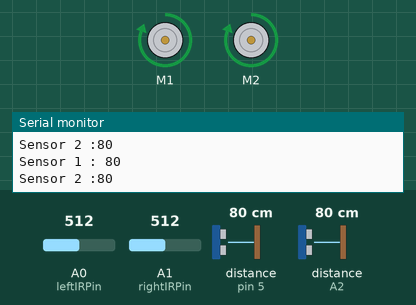
This sketch was run on a simulated Arduino Uno, built with avr-gcc and run on an emulated ATmega328P. On the bench: 2 × DC motor (green arrow = forward, orange = backward, longer = faster), the last lines printed to the serial monitor. Wiring (inferred from the names in the program): 2 × ultrasonic range finder: trigger pin 7, echo pin 5 / trigger A3, echo A2. The inputs (shaded band) are chosen by the test bench; at power-on: distance to the obstacle (sensors on pin 5, A2) 80 cm, A0 (leftIRPin) = 512, A1 (rightIRPin) = 512. The echo pulse lasts 58.3 µs per cm.

Above: at 6.2 s.
6.3 s: distance to the obstacle (sensor on pin 5) set to 56 cm
8.2 s: distance to the obstacle (sensor on pin 5) set to 50 cm
At 9.5 s:
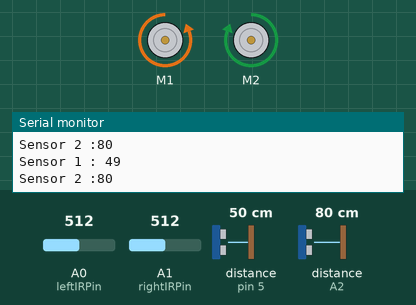
11.2 s: distance to the obstacle (sensor on pin 5) set to 2 cm
13.1 s: distance to the obstacle (sensor on pin 5) set to 60 cm
At 13.8 s:
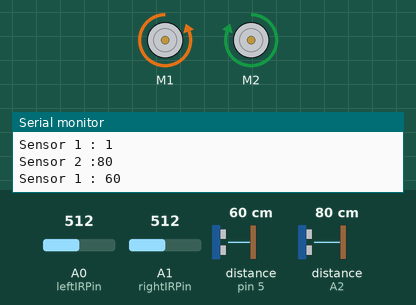
15.5 s: distance to the obstacle (sensor on A2) set to 55 cm
17.3 s: distance to the obstacle (sensor on A2) set to 48 cm
At 17.94 s:
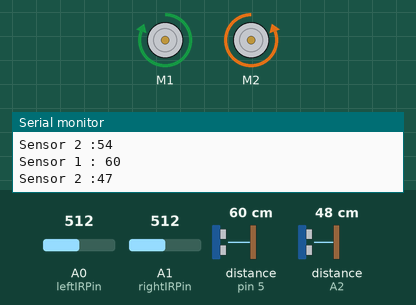
Timing chart, 0 to 21.3 s (numbered marks = the images above; inputs shaded):
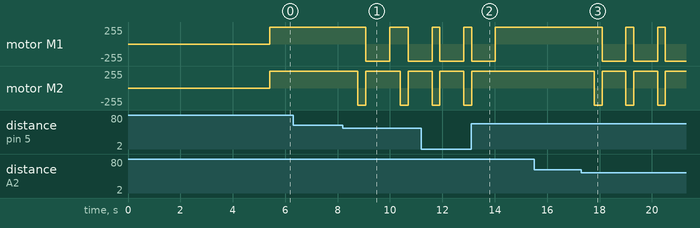

The sketch:

SumoRobot.ino
```cpp
#include <AFMotor.h>  // Include the AFMotor library

// Define motor objects for two DC motors
AF_DCMotor motor1(1);
AF_DCMotor motor2(2);

// Define pins for ultrasonic sensors
int trigPin1 = 7;
int echoPin1 = 5;
int trigPin2 = A3;
int echoPin2 = A2;

// Define pins for IR sensors
int leftIRPin = A0;
int rightIRPin = A1;
int davomiylik1, davomiylik2, sm1, sm2;
int leftIRValue, rightIRValue;

void plusUltra() {

  // Measure distance with first ultrasonic sensor
  digitalWrite(trigPin1, LOW);
  delayMicroseconds(5);
  digitalWrite(trigPin1, HIGH);
  delayMicroseconds(15);
  digitalWrite(trigPin1, LOW);
  davomiylik1 = pulseIn(echoPin1, HIGH);
  sm1 = davomiylik1 / 58;
  Serial.print("Sensor 1 : ");
  Serial.println(sm1);
  delay(200);

  // Measure distance with second ultrasonic sensor
  digitalWrite(trigPin2, LOW);
  delayMicroseconds(5);
  digitalWrite(trigPin2, HIGH);
  delayMicroseconds(15);
  digitalWrite(trigPin2, LOW);
  davomiylik2 = pulseIn(echoPin2, HIGH);
  sm2 = davomiylik2 / 58;
  Serial.print("Sensor 2 :");
  Serial.println(sm2);
  delay(200);
}

void readIR() {

  // Read values from IR sensors
  leftIRValue = analogRead(leftIRPin);
  rightIRValue = analogRead(rightIRPin);

}

void setup() {
  Serial.begin(9600);

  // Set pin modes
  pinMode(trigPin1, OUTPUT);
  pinMode(echoPin1, INPUT);
  pinMode(trigPin2, OUTPUT);
  pinMode(echoPin2, INPUT);
  pinMode(leftIRPin, INPUT);
  pinMode(rightIRPin, INPUT);

  delay(5000);             // Delay for sensor stabilization

  // Initialize motor speeds and states
  motor1.setSpeed(255);
  motor1.run(RELEASE);
  motor2.setSpeed(255);
  motor2.run(RELEASE);
}

void loop() {
  plusUltra(); // Measure distance with ultrasonic sensors
  readIR();    // Read data from IR sensors

  // Combine ultrasonic and IR sensor data and control robot behavior accordingly
  if ((sm1 < 50 || sm2 < 50) || (leftIRValue < 500 || rightIRValue < 500)) {
    // If obstacle detected by ultrasonic sensor or opponent detected by IR sensors
    // Add your avoidance or attack behavior here
    motor1.run(FORWARD);
    motor2.run(BACKWARD);
    delay(300);
    // Add turning behavior to find clear path
    motor1.run(BACKWARD);
    motor2.run(FORWARD);
    delay(500);
  } else {
    // If no obstacle or opponent detected
    // Add your normal robot behavior here, e.g., continue searching or patrolling
    motor1.run(FORWARD);
    motor2.run(FORWARD);
    delay(10);
  }
}
```

Measured:
- the behaviour switches between 51 and 50 cm on distance to the obstacle (sensor on pin 5) (found by bisection; images 0 and 1)
- the behaviour switches between 51 and 50 cm on distance to the obstacle (sensor on A2) (found by bisection; images 2 and 3)
- after the input at 8.2 s, motor M1: forward 255/255 → backward 255/255 after 0.87 s, → forward 255/255 0.91 s later, → backward 255/255 0.72 s later; motor M2: alternates forward 255/255 for 1.3 s and backward 255/255 for 0.30 s, starting after 0.57 s
- after the input at 13.1 s, motor M1: goes on until 14.0 s, then stays forward 255/255; motor M2: goes on until 13.1 s, then stays forward 255/255
- after the input at 17.3 s, motor M1: alternates forward 255/255 for 0.30 s and backward 255/255 for 0.91 s, starting after 0.80 s; motor M2: alternates forward 255/255 for 0.91 s and backward 255/255 for 0.30 s, starting after 0.50 s
